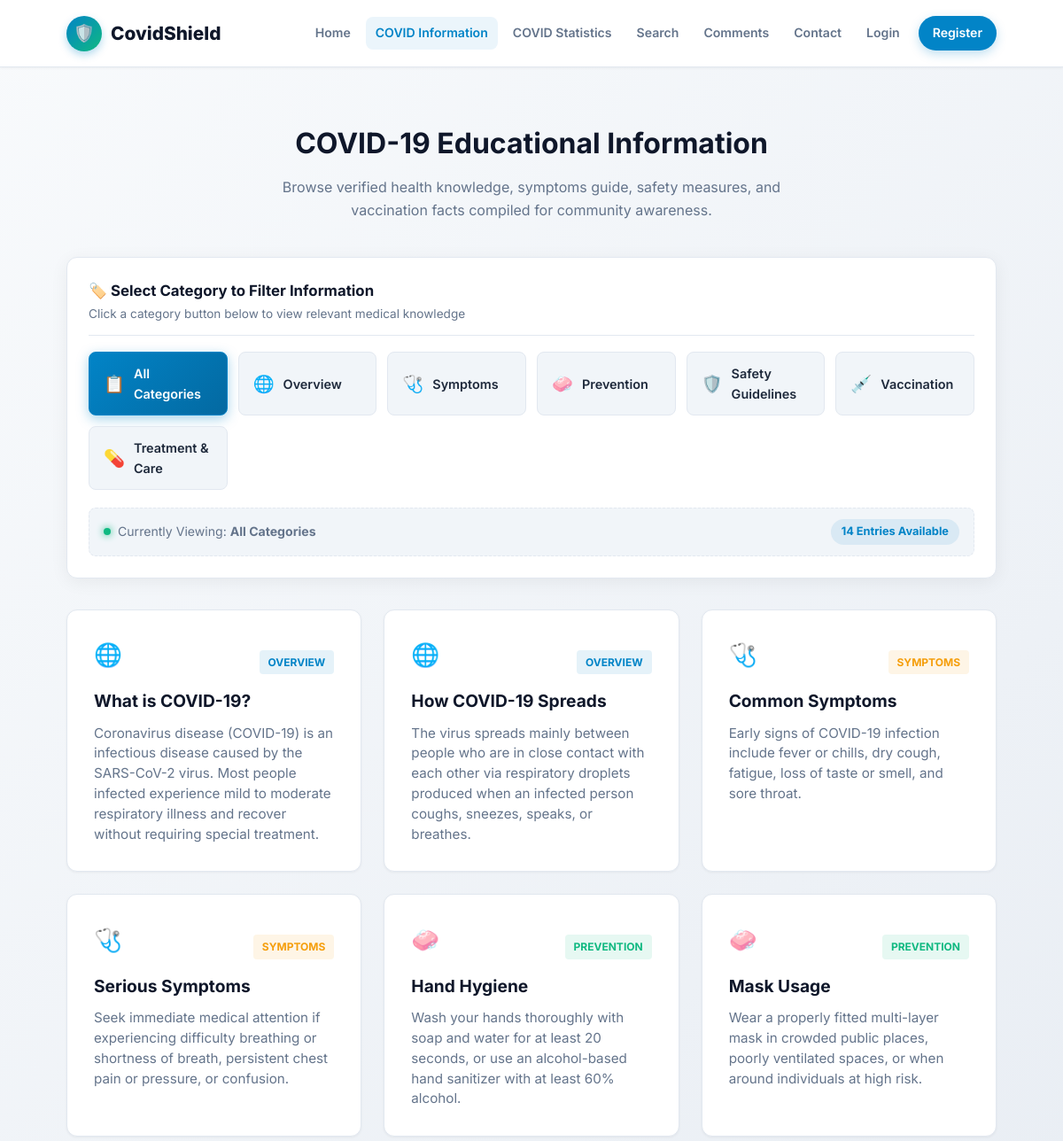
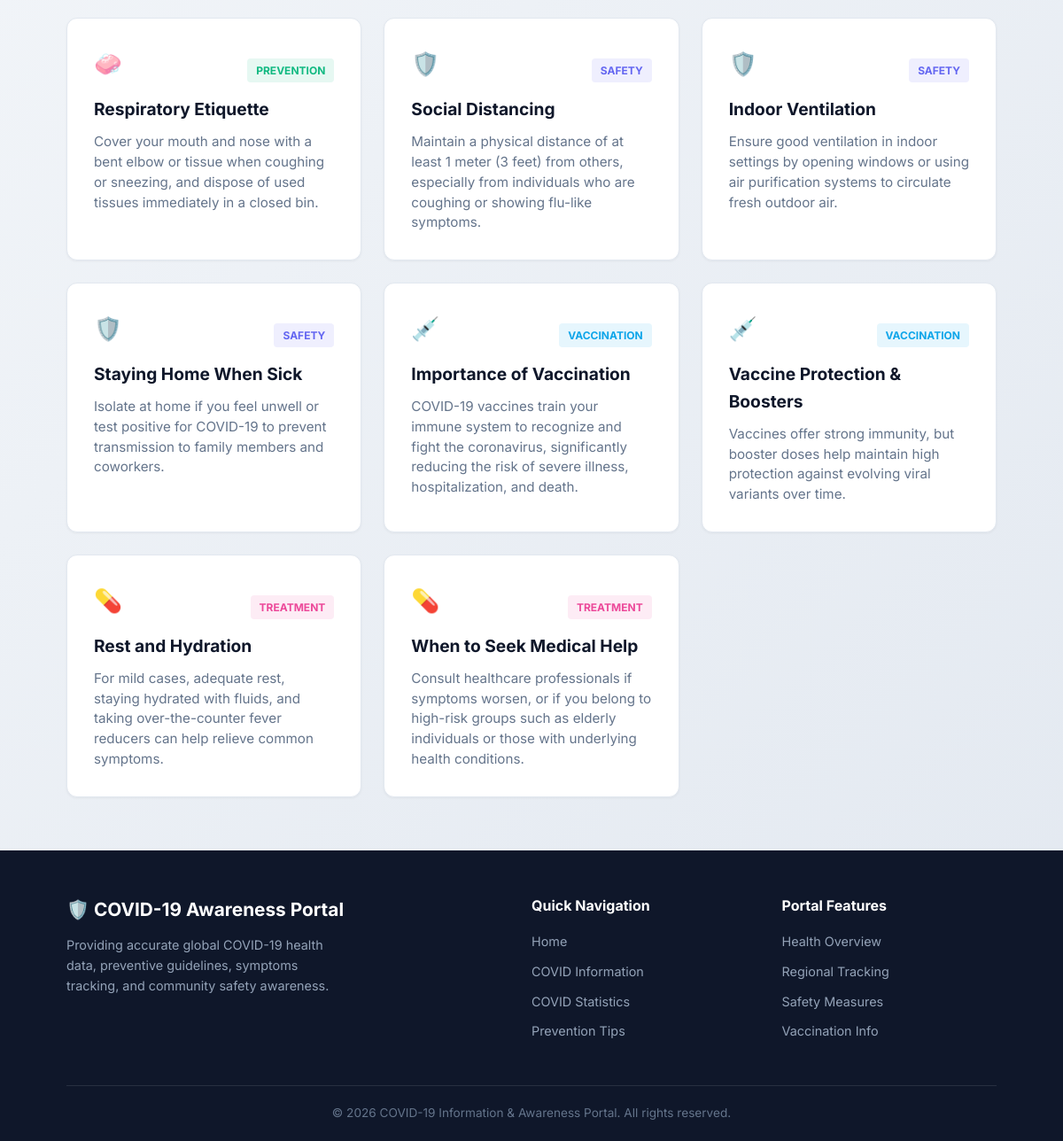
Screenshot of /public/pages/covid/covid-info.php with the database file from the repository (2 pictures, top to bottom).
### tables this page shows
CREATE TABLE `covid_info` (
  `id` INT AUTO_INCREMENT PRIMARY KEY,
  `title` VARCHAR(255) NOT NULL,
  `description` TEXT NOT NULL,
  `category` VARCHAR(50) NOT NULL,
  `created_at` TIMESTAMP DEFAULT CURRENT_TIMESTAMP,
  `updated_at` TIMESTAMP DEFAULT CURRENT_TIMESTAMP ON UPDATE CURRENT_TIMESTAMP
);

### public/pages/covid/covid-info.php (the view, shortened to what this page needs)
<?php
$allowedCategories = [
    'Overview',
    'Symptoms',
    'Prevention',
    'Safety',
    'Vaccination',
    'Treatment'
];
$selectedCategory = isset($_GET['category']) ? trim($_GET['category']) : 'All';
$isValidCategory = false;
if ($selectedCategory !== 'All') {
    if (in_array($selectedCategory, $allowedCategories, true)) {
        $isValidCategory = true;
    } else {
        $invalidCategoryNotice = true;
        $selectedCategory = 'All';
    }
} else {
    $isValidCategory = true;
}
$db = getDBConnection();
$infoRecords = [];
if ($db !== null) {
    try {
        if ($selectedCategory !== 'All' && $isValidCategory) {
            $stmt = $db->prepare("SELECT id, title, description, category, created_at FROM covid_info WHERE category = :category ORDER BY id ASC");
            $stmt->execute([':category' => $selectedCategory]);
            $infoRecords = $stmt->fetchAll();
        } else {
            $stmt = $db->query("SELECT id, title, description, category, created_at FROM covid_info ORDER BY FIELD(category, 'Overview', 'Symptoms', 'Prevention', 'Safety', 'Vaccination', 'Treatment'), id ASC");
            $infoRecords = $stmt->fetchAll();
        }
    } catch (PDOException $e) {
        error_log("Database Query Error in covid-info.php: " . $e->getMessage());
        $dbError = true;
    }
} else {
    $dbError = true;
}
function getCategoryIcon($cat) {
    switch ($cat) {
        case 'Overview': return '🌐';
        case 'Symptoms': return '🩺';
        case 'Prevention': return '🧼';
        case 'Safety': return '🛡️';
        case 'Vaccination': return '💉';
        case 'Treatment': return '💊';
    }
}
?>
<?php include dirname(__DIR__, 3) . '/app/includes/header.php'; ?>
<section class="section">
    <div class="container">
        <div class="section-header">
            <h1 class="section-title">COVID-19 Educational Information</h1>
            <p class="section-subtitle">
                Browse verified health knowledge, symptoms guide, safety measures, and vaccination facts compiled for community awareness.
            </p>
        </div>
        <div class="category-filter-box">
            <div class="filter-box-header">
                <span class="filter-box-title">🏷️ Select Category to Filter Information</span>
                <span class="filter-box-subtitle">Click a category button below to view relevant medical knowledge</span>
            </div>
            <div class="category-grid">
                <a href="covid-info.php?category=All"
                   class="category-btn <?php echo ($selectedCategory === 'All') ? 'active' : ''; ?>">
                   <span class="btn-icon">📋</span>
                   <span class="btn-label">All Categories</span>
                </a>
                <a href="covid-info.php?category=Overview"
                   class="category-btn <?php echo ($selectedCategory === 'Overview') ? 'active' : ''; ?>">
                   <span class="btn-icon">🌐</span>
                   <span class="btn-label">Overview</span>
                </a>
                <a href="covid-info.php?category=Symptoms"
                   class="category-btn <?php echo ($selectedCategory === 'Symptoms') ? 'active' : ''; ?>">
                   <span class="btn-icon">🩺</span>
                   <span class="btn-label">Symptoms</span>
                </a>
                <a href="covid-info.php?category=Prevention"
                   class="category-btn <?php echo ($selectedCategory === 'Prevention') ? 'active' : ''; ?>">
                   <span class="btn-icon">🧼</span>
                   <span class="btn-label">Prevention</span>
                </a>
                <a href="covid-info.php?category=Safety"
                   class="category-btn <?php echo ($selectedCategory === 'Safety') ? 'active' : ''; ?>">
                   <span class="btn-icon">🛡️</span>
                   <span class="btn-label">Safety Guidelines</span>
                </a>
                <a href="covid-info.php?category=Vaccination"
                   class="category-btn <?php echo ($selectedCategory === 'Vaccination') ? 'active' : ''; ?>">
                   <span class="btn-icon">💉</span>
                   <span class="btn-label">Vaccination</span>
                </a>
                <a href="covid-info.php?category=Treatment"
                   class="category-btn <?php echo ($selectedCategory === 'Treatment') ? 'active' : ''; ?>">
                   <span class="btn-icon">💊</span>
                   <span class="btn-label">Treatment & Care</span>
                </a>
            </div>
            <div class="filter-status-bar">
                <div class="status-active-label">
                    <span class="status-dot"></span>
                    <span>Currently Viewing: <strong><?php echo htmlspecialchars($selectedCategory === 'All' ? 'All Categories' : $selectedCategory); ?></strong></span>
                </div>
                <?php if (!empty($infoRecords)): ?>
                    <span class="count-badge"><?php echo count($infoRecords); ?> <?php echo count($infoRecords) === 1 ? 'Entry' : 'Entries'; ?> Available</span>
                <?php endif; ?>
            </div>
        </div>
        <?php if (!empty($infoRecords)): ?>
            <div class="cards-grid">
                <?php foreach ($infoRecords as $record): ?>
                    <div class="info-card covid-detail-card">
                        <div class="card-header-row">
                            <span class="card-icon-badge"><?php echo getCategoryIcon($record['category']); ?></span>
                            <span class="card-tag tag-<?php echo strtolower(htmlspecialchars($record['category'])); ?>">
                                <?php echo htmlspecialchars($record['category']); ?>
                            </span>
                        </div>
                        <h3 class="card-title"><?php echo htmlspecialchars($record['title']); ?></h3>
                        <p class="card-desc"><?php echo htmlspecialchars($record['description']); ?></p>
                    </div>
                <?php endforeach; ?>
            </div>
        <?php endif; ?>
    </div>
</section>
<?php include dirname(__DIR__, 3) . '/app/includes/footer.php'; ?>

### rows the page displays
covid_info: category "🌐", category "OVERVIEW", title "What is COVID-19?", description "Coronavirus disease (COVID-19) is an infectious disease caused by the SARS-CoV-2 virus. Most people infected experience mild to moderate respiratory illness and recover without requiring special treatment."
covid_info: category "🌐", category "OVERVIEW", title "How COVID-19 Spreads", description "The virus spreads mainly between people who are in close contact with each other via respiratory droplets produced when an infected person coughs, sneezes, speaks, or breathes."
covid_info: category "🩺", category "SYMPTOMS", title "Common Symptoms", description "Early signs of COVID-19 infection include fever or chills, dry cough, fatigue, loss of taste or smell, and sore throat."
covid_info: category "🩺", category "SYMPTOMS", title "Serious Symptoms", description "Seek immediate medical attention if experiencing difficulty breathing or shortness of breath, persistent chest pain or pressure, or confusion."
covid_info: category "🧼", category "PREVENTION", title "Hand Hygiene", description "Wash your hands thoroughly with soap and water for at least 20 seconds, or use an alcohol-based hand sanitizer with at least 60% alcohol."
covid_info: category "🧼", category "PREVENTION", title "Mask Usage", description "Wear a properly fitted multi-layer mask in crowded public places, poorly ventilated spaces, or when around individuals at high risk."
covid_info: category "🧼", category "PREVENTION", title "Respiratory Etiquette", description "Cover your mouth and nose with a bent elbow or tissue when coughing or sneezing, and dispose of used tissues immediately in a closed bin."
covid_info: category "🛡️", category "SAFETY", title "Social Distancing", description "Maintain a physical distance of at least 1 meter (3 feet) from others, especially from individuals who are coughing or showing flu-like symptoms."
covid_info: category "🛡️", category "SAFETY", title "Indoor Ventilation", description "Ensure good ventilation in indoor settings by opening windows or using air purification systems to circulate fresh outdoor air."
covid_info: category "🛡️", category "SAFETY", title "Staying Home When Sick", description "Isolate at home if you feel unwell or test positive for COVID-19 to prevent transmission to family members and coworkers."
covid_info: category "💉", category "VACCINATION", title "Importance of Vaccination", description "COVID-19 vaccines train your immune system to recognize and fight the coronavirus, significantly reducing the risk of severe illness, hospitalization, and death."
covid_info: category "💉", category "VACCINATION", title "Vaccine Protection & Boosters", description "Vaccines offer strong immunity, but booster doses help maintain high protection against evolving viral variants over time."
covid_info: category "💊", category "TREATMENT", title "Rest and Hydration", description "For mild cases, adequate rest, staying hydrated with fluids, and taking over-the-counter fever reducers can help relieve common symptoms."
covid_info: category "💊", category "TREATMENT", title "When to Seek Medical Help", description "Consult healthcare professionals if symptoms worsen, or if you belong to high-risk groups such as elderly individuals or those with underlying health conditions."

### other values shown
$selectedCategory === 'All' ? 'All Categories' : $selectedCategory "All Categories"
count($infoRecords) "14"
